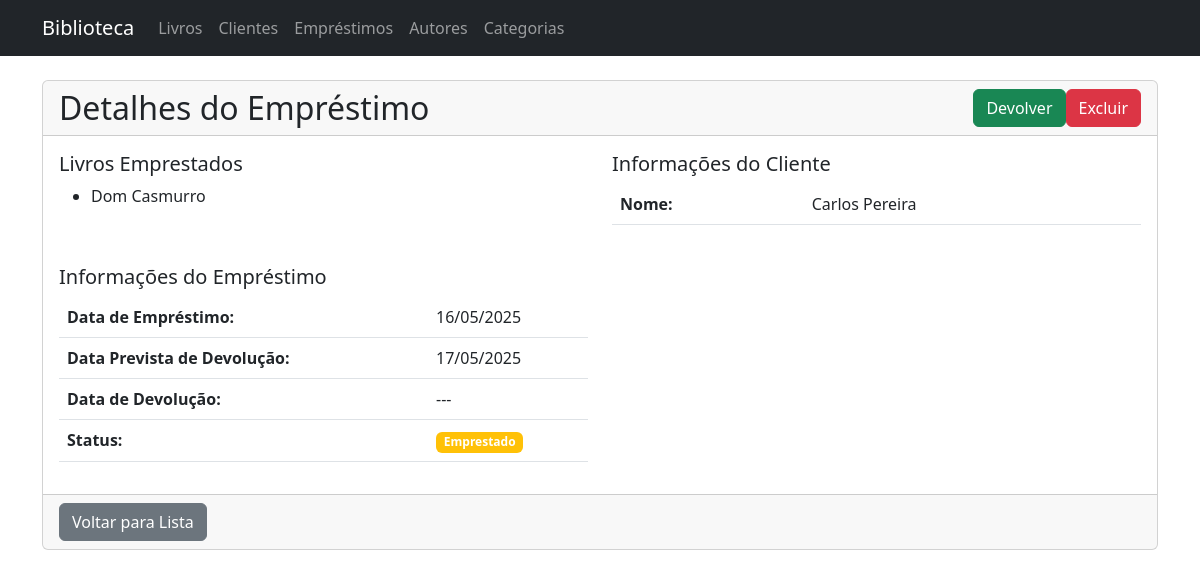
Screenshot of /loans/4 with the database file from the repository.
### app/models/entities/book_loan.py (models this page shows, shortened)
class BookLoan(db.Model):
    __tablename__ = 'book_loan'
    id = db.Column(db.Integer, primary_key=True)
    id_book = db.Column(db.Integer, db.ForeignKey('books.id'), nullable=False)
    id_loan = db.Column(db.Integer, db.ForeignKey('loans.id'), nullable=False)
    book_quantity = db.Column(db.Integer, default=1)

### app/models/entities/book.py (models this page shows, shortened)
class Book(db.Model):
    __tablename__ = 'books'
    id = db.Column(db.Integer, primary_key=True)
    name = db.Column(db.String(100), nullable=False)
    description = db.Column(db.Text)
    quantity = db.Column(db.Integer, default=1)
    id_author = db.Column(db.Integer, db.ForeignKey('authors.id'))
    id_category = db.Column(db.Integer, db.ForeignKey('categories.id'))
    loans = db.relationship('BookLoan', backref='book', lazy=True)

### app/models/entities/client.py (models this page shows, shortened)
class Client(db.Model):
    __tablename__ = 'clients'
    id = db.Column(db.Integer, primary_key=True)
    email = db.Column(db.String(100), nullable=False, unique=True)
    name = db.Column(db.String(100), nullable=False)
    phone = db.Column(db.String(20))
    loans = db.relationship('Loan', backref='client', lazy=True)

### app/models/entities/loan.py (models this page shows, shortened)
class Loan(db.Model):
    __tablename__ = 'loans'
    id = db.Column(db.Integer, primary_key=True)
    id_client = db.Column(db.Integer, db.ForeignKey('clients.id'), nullable=False)
    start = db.Column(db.DateTime, default=datetime.utcnow)
    end = db.Column(db.DateTime)
    expected_end = db.Column(db.DateTime)
    books = db.relationship('BookLoan', backref='loan', lazy=True, cascade="all, delete-orphan")

### app/controllers/loan_controller.py (the view)
@loan_bp.route('/<int:id>')
def show(id):
    try:
        loan = LoanService.get_loan_by_id(id)
        is_late = loan.expected_end and loan.expected_end.date() < datetime.utcnow().date()
        return render_template('loans/show.html', loan=loan, is_late=is_late, now=datetime.utcnow())
    except NotFoundError as e:
        flash(str(e), 'danger')
        return redirect(url_for('loan_controller.index'))

### app/repositories/loan_repository.py (called while the page is built)
    @staticmethod
    def get_by_id(loan_id):
        return Loan.query.get(loan_id)

### app/services/loan_service.py (called while the page is built)
    @staticmethod
    def get_loan_by_id(loan_id):
        loan = LoanRepository.get_by_id(loan_id)
        if loan:
            return loan
        raise NotFoundError("Empréstimo não encontrado")

### app/templates/loans/show.html (shortened to what this page needs)
{% extends "base.html" %}
{% block content %}
<div class="card">
    <div class="card-header d-flex justify-content-between align-items-center">
        <h2 class="mb-0">Detalhes do Empréstimo</h2>
        <div class="btn-group" role="group">
            {% if not loan.end %}
            <form action="{{ url_for('loan_controller.return_books', id=loan.id) }}" method="POST" style="display:inline;" onsubmit="return confirm('Tem certeza que deseja devolver este empréstimo?')">
                <button type="submit" class="btn btn-success">Devolver</button>
            </form>
            {% endif %}
            <form action="{{ url_for('loan_controller.delete', id=loan.id) }}" method="POST" style="display:inline;" onsubmit="return confirm('Tem certeza que deseja excluir este empréstimo?')">
                <button type="submit" class="btn btn-danger">Excluir</button>
            </form>
        </div>
    </div>
    <div class="card-body">
        <div class="row">
            <div class="col-md-6">
                <h5>Livros Emprestados</h5>
                <ul>
                {% for book_loan in loan.books %}
                    <li>{{ book_loan.book.name }}</li>
                {% endfor %}
                </ul>
            </div>
            <div class="col-md-6">
                <h5>Informações do Cliente</h5>
                <table class="table">
                    <tr>
                        <th>Nome:</th>
                        <td>{{ loan.client.name }}</td>
                    </tr>
                </table>
            </div>
        </div>
        <div class="row mt-4">
            <div class="col-md-6">
                <h5>Informações do Empréstimo</h5>
                <table class="table">
                    <tr>
                        <th>Data de Empréstimo:</th>
                        <td>{{ loan.start.strftime('%d/%m/%Y') }}</td>
                    </tr>
                    <tr>
                        <th>Data Prevista de Devolução:</th>
                        <td>{% if loan.expected_end %}{{ loan.expected_end.strftime('%d/%m/%Y') }}{% else %}---{% endif %}</td>
                    </tr>
                    <tr>
                        <th>Data de Devolução:</th>
                        <td>{% if loan.end %}{{ loan.end.strftime('%d/%m/%Y') }}{% else %}---{% endif %}</td>
                    </tr>
                    <tr>
                        <th>Status:</th>
                        <td>
                            {% if loan.end %}
                            <span class="badge bg-success">Devolvido</span>
                            {% elif is_late %}
                            <span class="badge bg-danger">Atrasado</span>
                            {% else %}
                            <span class="badge bg-warning">Emprestado</span>
                            {% endif %}
                        </td>
                    </tr>
                </table>
            </div>
        </div>
    </div>
    <div class="card-footer">
        <a href="{{ url_for('loan_controller.index') }}" class="btn btn-secondary">Voltar para Lista</a>
    </div>
</div>
{% endblock %}

### rows the page displays
BookLoan: book.name "Dom Casmurro"
Client: client.name "Carlos Pereira"
Loan: start "16/05/2025", expected_end "17/05/2025"
